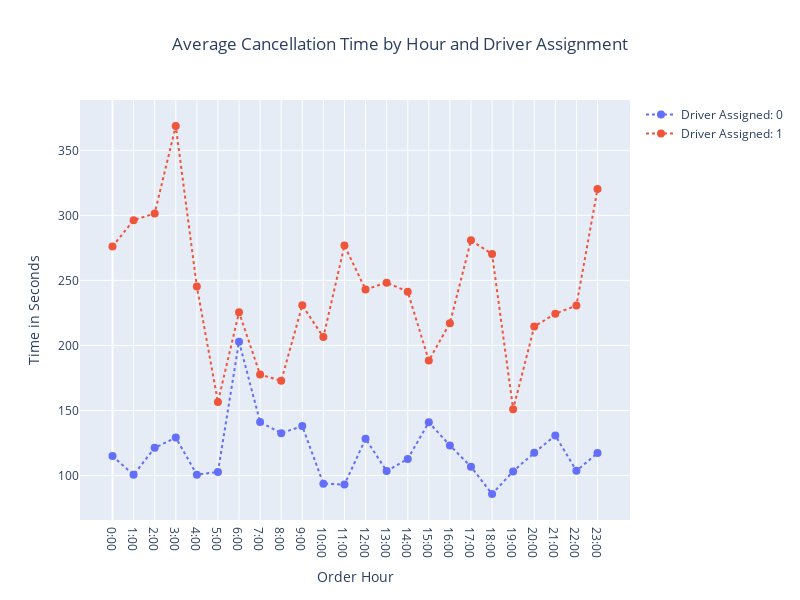

Notebook source saved alongside this figure:
### Code cell
cancallation_time_fig = go.Figure()

for status in cancellation_time['is_driver_assigned'].unique():
    cancallation_time_fig.add_trace(go.Scatter(
        x=cancellation_time[cancellation_time['is_driver_assigned'] == status]['order_hour'],
        y=cancellation_time[cancellation_time['is_driver_assigned'] == status]['time_b4_cancellation'],
        mode='lines+markers',
        name=f'Driver Assigned: {status}',
        marker=dict(size=8),
        line=dict(width=2 , dash='dot')
    ))

# Update layout
cancallation_time_fig.update_layout(
    title='Average Cancellation Time by Hour and Driver Assignment',
    title_x=0.5,
    xaxis_title='Order Hour',
    yaxis_title='Time in Seconds',
    width=800,
    height=600,
)

# Update x-axis to show every hour
cancallation_time_fig.update_xaxes(
    tickvals=np.arange(0, 24, 1),  # Set the x-axis values to show every hour
    ticktext=[f"{hour}:00" for hour in np.arange(0, 24, 1)]  # Format the x-axis values as "hour:00"
)

# Show the figure
cancallation_time_fig.show()

### Figure 1 — Plotly figure (JSON) as saved in the notebook; plotly's stock layout.template omitted (floating-point values rounded to 4 significant figures)
{"data": [{"line": {"dash": "dot", "width": 2}, "marker": {"size": 8}, "mode": "lines+markers", "name": "Driver Assigned: 0", "type": "scatter", "x": [0, 1, 2, 3, 4, 5, 6, 7, 8, 9, 10, 11, 12, 13, 14, 15, 16, 17, 18, 19, 20, 21, 22, 23], "y": [115.1, 100.6, 121.3, 129.2, 100.7, 102.8, 203.0, 141.2, 132.6, 138.0, 93.8, 93.09, 128.2, 103.6, 112.8, 141.0, 123.2, 106.8, 85.85, 103.2, 117.5, 130.8, 103.7, 117.3]}, {"line": {"dash": "dot", "width": 2}, "marker": {"size": 8}, "mode": "lines+markers", "name": "Driver Assigned: 1", "type": "scatter", "x": [0, 1, 2, 3, 4, 5, 6, 7, 8, 9, 10, 11, 12, 13, 14, 15, 16, 17, 18, 19, 20, 21, 22, 23], "y": [276.1, 296.3, 301.5, 368.7, 245.2, 156.6, 225.5, 177.6, 172.9, 230.8, 206.4, 276.8, 243, 248.3, 241.4, 188.4, 217.1, 280.8, 270.3, 151.0, 214.5, 224.4, 230.7, 320.2]}], "layout": {"height": 600, "title": {"text": "Average Cancellation Time by Hour and Driver Assignment", "x": 0.5}, "width": 800, "xaxis": {"ticktext": ["0:00", "1:00", "2:00", "3:00", "4:00", "5:00", "6:00", "7:00", "8:00", "9:00", "10:00", "11:00", "12:00", "13:00", "14:00", "15:00", "16:00", "17:00", "18:00", "19:00", "20:00", "21:00", "22:00", "23:00"], "tickvals": [0, 1, 2, 3, 4, 5, 6, 7, 8, 9, 10, 11, 12, 13, 14, 15, 16, 17, 18, 19, 20, 21, 22, 23], "title": {"text": "Order Hour"}}, "yaxis": {"title": {"text": "Time in Seconds"}}}}
